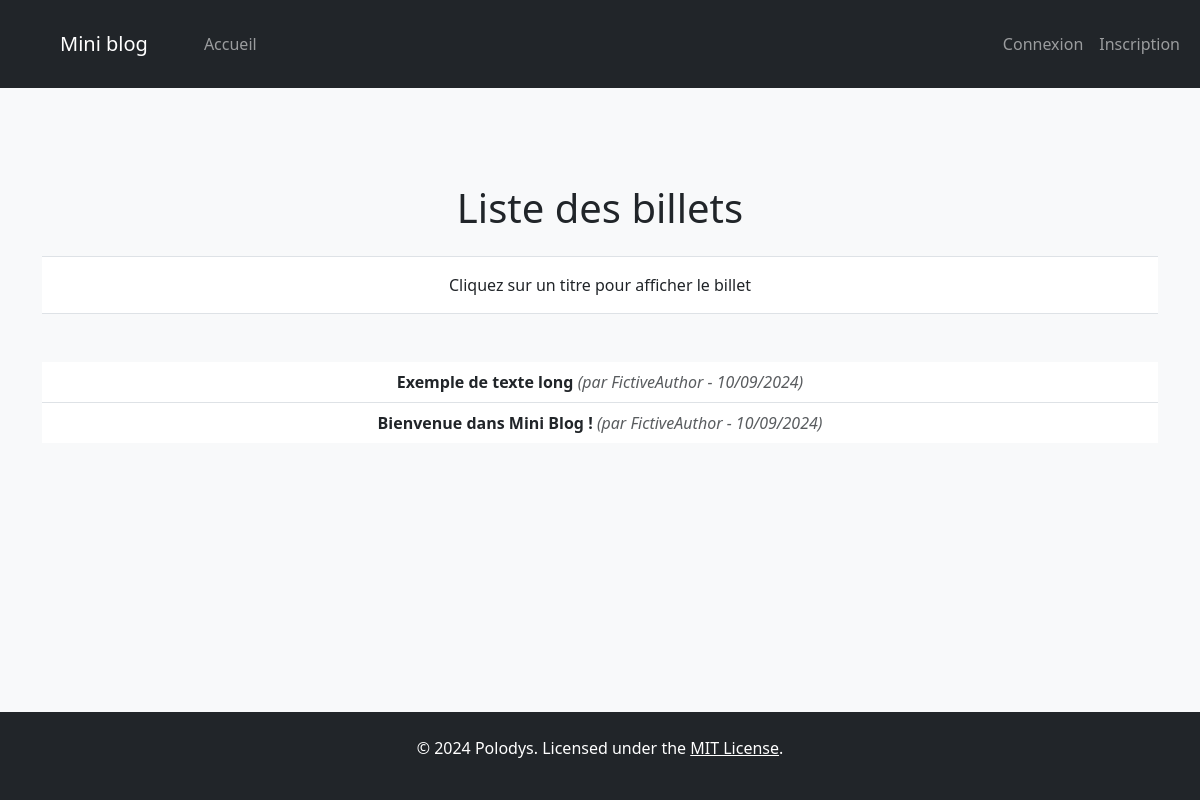
The page / on the database its author committed.
### tables this page shows
CREATE TABLE `post` (
  `post_id` int(11) NOT NULL,
  `title` varchar(250) DEFAULT NULL,
  `content` text DEFAULT NULL,
  `creation_date` datetime DEFAULT NULL,
  `author_id` int(11) NOT NULL
);

CREATE TABLE `author` (
  `author_id` int(11) NOT NULL,
  `email` varchar(250) DEFAULT NULL,
  `pseudonym` varchar(250) DEFAULT NULL,
  `password` varchar(250) DEFAULT NULL
);

### src/lib/Database.php (called while the page is built, shortened)
<?php
class Database
{
    private static ?\PDO $connection = null;
    public static function getConnection(): \PDO
    {
        if (self::$connection === null) {
            $dbConfig = require_once __DIR__ . '/../../config/dbConfig.php';
            try {
                self::$connection = new \PDO(
                    'mysql:host=' . $dbConfig['db_host'] . ';port=' . $dbConfig['db_port'] . ';dbname=' . $dbConfig['db_name'] . ';charset=utf8',
                    $dbConfig['db_user'],
                    $dbConfig['db_password'],
                    [
                        \PDO::ATTR_ERRMODE => \PDO::ERRMODE_EXCEPTION,
                        \PDO::ATTR_DEFAULT_FETCH_MODE => \PDO::FETCH_ASSOC
                    ]
                );
            } catch (\PDOException $e) {
                $errorController = new ErrorController();
                $errorController->errorHandler($e);
                exit;
            }
        }
        return self::$connection;
    }
}

### src/controllers/PostController.php (called while the page is built, shortened)
<?php
require_once 'src/models/Post.php';
require_once 'src/models/PostRepository.php';
class PostController
{
    private PostRepository $postRepository;
    public function __construct()
    {
        $this->postRepository = new PostRepository();
    }
    public function homepage()
    {
        try {
            $posts = $this->postRepository->getAllPosts();
            require 'src/views/homepage.php';
        } catch (\Exception $e) {
            $errorController = new ErrorController();
            $errorController->errorHandler($e);
        }
    }
}

### src/models/PostRepository.php (called while the page is built, shortened)
<?php
require_once 'src\lib\Database.php';
require_once 'src\models\Post.php';
class PostRepository
{
    private \PDO $connection;
    public function __construct()
    {
        $this->connection = Database::getConnection();
    }
    public function getAllPosts(): array
    {
        try {
            $query =
                "SELECT post_id, title, content, post.author_id, email, pseudonym, DATE_FORMAT(creation_date, '%d/%m/%Y') AS french_format_creation_date
                FROM post
                INNER JOIN author
                ON post.author_id = author.author_id
                ORDER BY creation_date DESC";
            $statement = $this->connection->prepare($query);
            $statement->execute();
            $posts = [];
            while ($row = $statement->fetch(\PDO::FETCH_ASSOC)) {
                $post = new Post($row['post_id'], $row['title'], $row['content'], $row['author_id'], $row['email'], $row['pseudonym'], $row['french_format_creation_date']);
                $posts[] = $post;
            }
            return $posts;
        } catch (\PDOException $e) {
            throw new \Exception("Erreur lors de la récupération des billets.", 0, $e);
        }
    }
}

### src/models/Post.php (called while the page is built, shortened)
<?php
class Post
{
    private ?int $id;
    private string $title;
    private ?string $authorPseudonym;
    private ?string $creationDate;
    public function __construct(?int $id, string $title, string $content, string $authorId, ?string $authorEmail, ?string $authorPseudonym, ?string $creationDate)
    {
        $this->id = $id;
        $this->title = $title;
        $this->authorPseudonym = $authorPseudonym;
        $this->creationDate = $creationDate;
    }
    public function getId()
    {
        return $this->id;
    }
    public function getTitle()
    {
        return $this->title;
    }
    public function getAuthorPseudonym()
    {
        return $this->authorPseudonym;
    }
    public function getCreationDate()
    {
        return $this->creationDate;
    }
}

### src/views/homepage.php (the view, shortened to what this page needs)
<div class="bg-light">
    <h1>Liste des billets</h1>
</div>
<p class="py-3 mb-5 border-top border-bottom bg-white text-center">Cliquez sur un titre pour afficher le billet</p>
<ul class="list-group list-group-flush bg-white">
    <?php foreach ($posts as $post): ?>
        <li class="list-group-item list-group-item-action text-center">
            <a href="index.php?execution=post/showOnePost/<?= htmlspecialchars($post->getId()); ?>" class="text-dark fw-semibold text-decoration-none d-block">
                <?= htmlspecialchars($post->getTitle()) ?>
                <span class="text-muted fw-normal fst-italic"> (par <?= htmlspecialchars($post->getAuthorPseudonym()) ?> - <?= $post->getCreationDate() ?>)</span>
            </a>
        </li>
    <?php endforeach ?>
</ul>
<?php $content = ob_get_clean(); ?>
<?php require 'layout.php' ?>

### index.php (shortened to what this page needs)
<?php
require_once 'src/controllers/PostController.php';
try {
    $execution = $_GET['execution'] ?? 'post/homepage';
    $array = explode('/', $execution);
    $method = $array[1] ?? 'homepage';
    $arg = $array[2] ?? null;
    $controller = new $controllerClass();
    if (method_exists($controller, $method)) {
        if ($arg !== null) {
            $controller->$method($arg);
        } elseif ($_SERVER['REQUEST_METHOD'] === 'POST') {
            $controller->$method($_POST);
        } else {
            $controller->$method();
        }
    } else {
        throw new Exception("L'action spécifiée n'existe pas.");
    }
} catch (Exception $e) {
    $errorController = new ErrorController();
    $errorController->errorHandler($e);
}

### src/views/layout.php (shortened to what this page needs)
<!DOCTYPE html>
<html lang="en">
<head>
    <link href="https://cdn.jsdelivr.net/npm/bootstrap@5.3.3/dist/css/bootstrap.min.css" rel="stylesheet">
    <link rel="stylesheet" href="./public/css/style.css">
</head>
<body class="d-flex bg-light flex-column min-vh-100">
    <?php require 'partials/header.php'; ?>
    <main class="container my-5 flex-grow-1 bg-light">
        <?= $content ?>
    </main>
    <?php require 'partials/footer.php'; ?>
</body>
</html>

### src/views/partials/header.php (shortened to what this page needs)
<header class="bg-dark text-white py-3 mb-4">
    <div class="container-fluid">
        <nav class="navbar navbar-expand-lg" data-bs-theme="dark">
            <a class="navbar-brand mx-5" href="index.php">Mini blog</a>
            <div class="collapse navbar-collapse justify-content-end text-end" id="navbarToggler">
                <ul class="navbar-nav">
                    <li class="nav-item">
                        <a class="nav-link" href="index.php">Accueil</a>
                    </li>
                </ul>
                <ul class="navbar-nav ms-auto">
                    <?php if (isset($_SESSION['authorPseudonym'])): ?>
                        <li class="nav-item d-none d-lg-block">
                            <a class="nav-link disabled" aria-disabled="true">Bienvenue <?= htmlspecialchars($_SESSION['authorPseudonym']) ?></a>
                        </li>
                        <li class="nav-item">
                            <a class="nav-link" href="index.php?execution=authentication/logout">Déconnexion</a>
                        </li>
                    <?php else: ?>
                        <li class="nav-item">
                            <a class="nav-link" href="index.php?execution=authentication/loginForm">Connexion</a>
                        </li>
                        <li class="nav-item">
                            <a class="nav-link" href="index.php?execution=authentication/registerForm">Inscription</a>
                        </li>
                    <?php endif; ?>
                </ul>
            </div>
        </nav>
    </div>
</header>

### src/views/partials/footer.php
<footer class="bg-dark text-white py-4 mt-auto">
    <div class="container text-center">
        <p>&copy; 2024 Polodys. Licensed under the <a href="https://opensource.org/license/MIT" target="_blank" class="text-white">MIT License</a>.</p>
    </div>
</footer>

### public/css/style.css (style rules this page uses)
h1 { text-align: center; padding-top: 1.5rem; padding-bottom: 1.5rem; margin: 0; }

### rows shown on the page
post: title "Exemple de texte long", author.pseudonym "FictiveAuthor", CreationDate "10/09/2024"
post: title "Bienvenue dans Mini Blog !", author.pseudonym "FictiveAuthor", CreationDate "10/09/2024"
